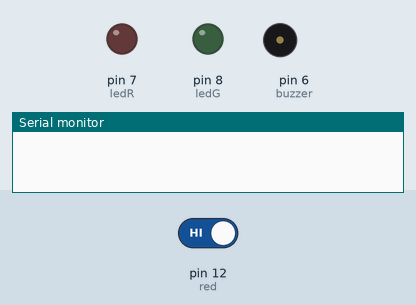
A sketch run on a simulated Arduino Uno, built with avr-gcc and run on an emulated ATmega328P. Shown: output pins drawn as LEDs (lit = HIGH), buzzer (waves = sounding), the last lines printed to the serial monitor. The test bench sets the inputs (shaded band); at power-on: pin 12 (red) HIGH.

Above: at 1.2 s.
1.3 s: pin 12 (red) driven LOW
At 3.78 s:
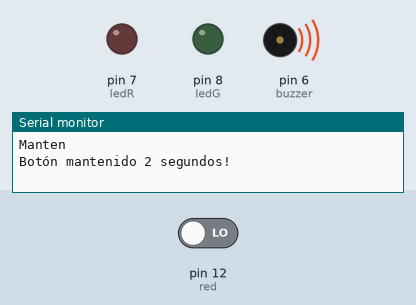
Timing chart, 0 to 5.6 s (numbered marks = the images above; inputs shaded):
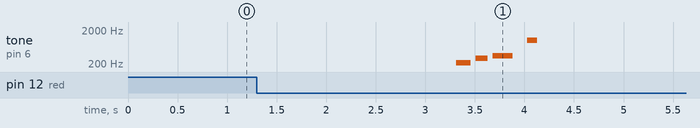

Measured:
- after the input at 1.3 s, tone on pin 6 (buzzer): plays 220 Hz for 0.15 s, 294 Hz for 0.12 s, 349 Hz for 0.20 s, 1000 Hz for 0.10 s, starting after 2.0 s

The sketch:

seriedebotones.ino
```cpp
// Botones
const int red = 12;
const int groc = 11;
const int blue = 10;
const int verd = 9;

// LED bicolor (cátodo común)
const int ledR = 7;
const int ledG = 8;

// Buzzer
const int buzzer = 6;

// Secuencia correcta
int correctseq[] = {red, blue, groc, verd};
int posicion = 0;
int lenseq = sizeof(correctseq) / sizeof(correctseq[0]);
bool errorseq = false;

bool start = false;

void setup() {
  // Configurar botones
  pinMode(red, INPUT);
  pinMode(groc, INPUT);
  pinMode(blue, INPUT);
  pinMode(verd, INPUT);

  // Configurar LED
  pinMode(ledR, OUTPUT);
  pinMode(ledG, OUTPUT);

  // Configurar buzzer
  pinMode(buzzer, OUTPUT);

  Serial.begin(9600);
}

void loop() {
  start = encender();
  while(start == true){
      if (digitalRead(red) == LOW)  check(red);
      if (digitalRead(blue) == LOW) check(blue);
      if (digitalRead(verd) == LOW) check(verd);
      if (digitalRead(groc) == LOW) check(groc);
  }
}

// Iniciar el programa pulsando el boton rojo durante dos segundos -- PROGRAMA 4 BOTONES A LA VEZ!
bool encender(){

  int pulsar_rojo = digitalRead(red);
  bool inicio = false;
  unsigned long tiempoInicio = 0;

  if (pulsar_rojo == LOW && !inicio) {
    // millis es el tiempo actual
    Serial.println("Manten");
    tiempoInicio = millis();
    inicio = true;
    delay(2010);

    if(digitalRead(red) == HIGH){
      Serial.println("2s");
      inicio = false;
      tiempoInicio = 0;
      pulsar_rojo = LOW;
    }
  }

  if (pulsar_rojo == LOW && inicio) {
    if (millis() - tiempoInicio >= 2000) {
      Serial.println("Botón mantenido 2 segundos!");
      inicio = false;
      tiempoInicio = 0;

      //Tonadilla inicial
      tone(buzzer, 220, 150);  // La3 (grave)
      delay(200);
      tone(buzzer, 294, 120);  // Re4
      delay(170);
      tone(buzzer, 349, 200);  // Fa4 (apagado, cierre)
      delay(300);
      noTone(buzzer);

      return true;
    }
  }
  return false;
}

void check(int boton){
  // Evitar rebotes comprobando que el LOW se ha leído correctamente
  delay(50);
  if (digitalRead(boton) == HIGH) return;

  // Confirmación
  tone(buzzer, 1000, 100);
  delay(120);

  Serial.println(posicion);

  if (boton == correctseq[posicion]) {
    Serial.println(":)");
    Serial.println(lenseq);

    if (posicion >= lenseq-1){
      if (errorseq == false) {
        Serial.println("Has ganado!");

        // 🎉 Secuencia completa
        posicion = 0; // reiniciar
        start = false;

        tone(buzzer, 330, 150);
        delay(200);
        tone(buzzer, 392, 120);
        delay(170);
        tone(buzzer, 523, 200);
        delay(300);
        noTone(buzzer);

      } else {
        Serial.println("Intentalo de nuevo");

        posicion = 0;
        errorseq = false;
        start = false;

        tone(buzzer, 330, 150);  // Mi4
        delay(200);
        tone(buzzer, 247, 150);  // Si3
        delay(200);
        tone(buzzer, 196, 300);  // Sol3
        delay(350);
        noTone(buzzer);
      }
    }

  } else {
    // ❌ Error
    Serial.println(":(");
    errorseq = true;
  }

  // Siempre suma una posición
  posicion ++;

  while (digitalRead(boton) == LOW); // esperar a soltar
}
```
